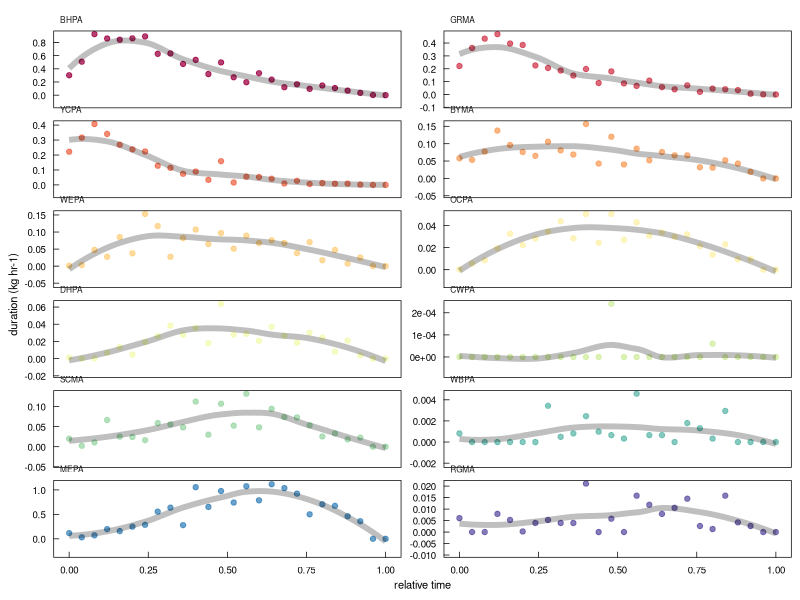

Recreate this plot in R. (Note: this script raises an error after producing the figure.)
#### this script is plotting parrot chronology on collpa
#### should be ~ 3rd figure in the manuscript
#### it communicates across the study period the numbers and duration of parrots on the cliff

library(ggplot2)      # plotting and viz
library(plyr)         # legacy df manipulation
library(dplyr)        # variable grouping and manipulation
library(reshape)      # legacy df manipulation
library(data.table)   # legacy functions on df 
library(tidyr)        # gathering and spreading
library(zoo)          # roll mean
library(ggthemes)     # helpful ggplot themes
library(forcats)
library(scales)
library(RColorBrewer) # pretty colors
library(ggridges)
library(colorspace)
library(patchwork)
library(lubridate)    # formatting times dates

# custom ggplot theme
themeKV <- theme_few()+
  theme(strip.background = element_blank(),
        axis.line = element_blank(),
        axis.text.x = element_text(colour = "black", margin = margin(0.2, unit = "cm")),
        axis.text.y = element_text(colour = "black", margin = margin(c(1, 0.2), unit = "cm")),
        axis.ticks.x = element_line(colour = "black", linewidth=.25), 
        axis.ticks.y = element_line(colour = "black", linewidth=.25),
        axis.ticks.length=unit(-0.15, "cm"), 
        element_line(colour = "black", linewidth=.5),
        panel.border = element_rect(colour = "black", fill=NA, linewidth=.5),
        legend.title=element_blank(),
        strip.text=element_text(hjust=0))

#### read in raw survey data
# setwd("/Users/kylevanhoutan/colpa_flock/")
DF <- read.csv('data/duration_relative_t.csv')

# rescale Brewer palette to 13 categories
colourCount = length(unique(DF$SPECIES)) 
getPalette = colorRampPalette(brewer.pal(11, "Spectral")) # interpolate colors to fit the 13 parrot species
Spectral12 <- getPalette(colourCount) # 12 color Spectral palette 

#reorder in order of appearance
DF$SPECIES <- factor(DF$SPECIES, levels=c("BHPA", "GRMA", "YCPA", "BYMA", "WEPA", "OCPA", "DHPA", "CWPA", "SCMA", "WBPA", "MEPA", "RGMA"))

# make plot
p1 <- ggplot(DF, aes(x = TIME_rel, y = KG_HR_DAY, group = SPECIES, color = SPECIES)) +
  themeKV + theme(legend.position = "none",
                  axis.text.y = element_text(size = 7),
                  axis.text.x = element_text(size = 7),
                  axis.title.x = element_text(size = 8),
                  axis.title.y = element_text(size = 8),
                  strip.text.x = element_text(size = 6),
                  panel.spacing.y = unit(-0.5, "lines"), # trying to reduce vertical spacing between panels
                  ) +
  geom_point(aes(fill = SPECIES), 
           alpha = 0.75) + 
  scale_color_manual(values = Spectral12) +
  geom_line(alpha = 0.25, size = 2, color = '#000000',
            stat = "smooth", method = 'loess', formula = 'y~x', span = 0.6) + 
  xlab("relative time") +
  ylab("duration (kg hr-1)") +
  scale_y_continuous(breaks=pretty_breaks()) +
  facet_wrap(~SPECIES, ncol=2, scales = "free_y")
p1

loess <- ggplot_build(p1) # extract LOESS trend model values from ggplot
# see https://ggplot2.tidyverse.org/reference/ggplot_build.html
loess_vals <- loess$data[[2]] # port these into a DF
# use "loess_vals" to determine sequencing of arrivals of species to collpa
# determine the relative time with the max value for each loess model
# use dplyr: https://stackoverflow.com/questions/24237399/how-to-select-the-rows-with-maximum-values-in-each-group-with-dplyr
loess_max <- loess_vals %>% 
  group_by(PANEL) %>%
  filter(y == max(y)) 
# subset full dataset for only columns of interest
loess_max <- subset(loess_max, select = c(PANEL,x,y)) 
# since the ggplot build dropped species names, add them back in
# generate the DF
spp_order <- data.frame(SPECIES = c("BHPA", "GRMA", "YCPA", "BYMA", "WEPA", "OCPA", "DHPA", "CWPA", "SCMA", "WBPA", "RGMA", "MEPA"))
# bind it to the previous output
loess_max2 <- cbind(loess_max,spp_order)
# export the CSV
# getwd()
write.csv(loess_max2, file="/Users/kylevanhoutan/projects/colpa_flock/data/loess_max2", row.names=FALSE)


# plot again in correct order, reorder from loess_max2
DF$SPECIES <- factor(DF$SPECIES, levels=c("YCPA", "GRMA", "BHPA", "BYMA", "WEPA", "OCPA", "DHPA", "WBPA", "CWPA", "SCMA", "RGMA", "MEPA"))
# make plot
p2 <- ggplot(DF, aes(x = TIME_rel, y = KG_HR_DAY, group = SPECIES, color = SPECIES)) +
  themeKV + theme(legend.position = "none",
                  axis.text.y = element_text(size = 7),
                  axis.text.x = element_text(size = 7),
                  axis.title.x = element_text(size = 8),
                  axis.title.y = element_text(size = 8),
                  strip.text.x = element_text(size = 6),
                  panel.spacing.y = unit(-0.4, "lines"), # trying to reduce vertical spacing between panels
  ) +
  scale_color_manual(values = Spectral12) +
  geom_line(alpha = 0.4, size = 2.5, color = '#000000',
            stat = "smooth", method = 'loess', formula = 'y~x', span = 0.6) + 
  geom_point(aes(fill = SPECIES),
             shape = 16, size = 2,
             alpha = 0.75, size = 2) + 
  geom_point(shape = 1,size = 2, colour = "black", stroke = 0.25,) +
  xlab("morning flock time (relative)") +
  ylab("abundance (kg hr-1)") +
  scale_y_continuous(breaks=pretty_breaks()) +
  scale_x_continuous(breaks = seq(0, 1, by = 0.2)) +
  facet_wrap(~SPECIES, ncol=3, scales = "free_y")
p2


#### read in first landing data
# this is already in shape for plotting
lands <- read.csv('data/first_down.csv')

p3 <- ggplot(lands, aes(x= fct_infreq(FIRST_DOWN), group=FIRST_DOWN, fill=FIRST_DOWN)) +
  themeKV + theme(legend.position = "none", 
                  axis.text.x = element_text(size = 7),
                  axis.text.y = element_text(size = 7),
                  axis.title.x = element_text(size = 8),
                  axis.title.y = element_text(size = 8)) + 
  geom_bar(aes(fill = fct_infreq(FIRST_DOWN)), alpha=0.85, 
           ) +
  scale_fill_manual(values=c("#005a32", "#238b45", "#74c476", "#c7e9c0")) +
  scale_y_continuous(breaks = seq(0, 50, by = 5)) +
  xlab("species") +
  ylab("first to land (days)")
p3


# plot extracts of arrival order, by peak loess model data
p4 <- ggplot(loess_max2, aes(x = x, group = SPECIES, fill = SPECIES,
                             y = fct_reorder(SPECIES,desc(x)))) +  # desc reverse orders from small to big
  themeKV + theme(legend.position = "none",
                  axis.text.y = element_text(size = 7),
                  axis.text.x = element_text(size = 7),
                  axis.title.x = element_text(size = 9),
                  axis.title.y = element_text(size = 0),) +
  geom_point(shape = 16, size = 2.6, alpha = 0.8,
             aes(color = fct_reorder(SPECIES,x))) +
  scale_color_manual(values = Spectral12) + # reverse the order of the palette to match p1
  geom_point(shape = 1,size = 2.6, colour = "black", stroke = 0.25,) +
  scale_x_continuous(breaks = seq(0, 1, by = 0.1), 
                     limits = c(0,0.65),
                     ) +
  #scale_x_datetime(breaks = breaks_width("1 hour"), 
  #                 date_labels = "%H") + # set the time scales and drop date info
  # xlab("hour of day") +
  xlab("rel. time of max abund.")
p4


layout <- "
AAAAB
AAAAB
AAAAB
AAAAB
AAAAC
AAAAC
AAAAC
AAAAC"
p2 + p4 + p3 +
  plot_layout(design = layout) +
  plot_annotation(tag_levels = 'a') # add panel labels a, b, c... et

# END
